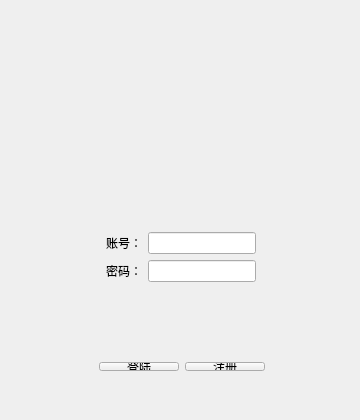
<?xml version="1.0" encoding="UTF-8"?>
<ui version="4.0">
 <class>Widget</class>
 <widget class="QWidget" name="Widget">
  <property name="enabled">
   <bool>true</bool>
  </property>
  <property name="geometry">
   <rect>
    <x>0</x>
    <y>0</y>
    <width>360</width>
    <height>420</height>
   </rect>
  </property>
  <property name="minimumSize">
   <size>
    <width>360</width>
    <height>420</height>
   </size>
  </property>
  <property name="maximumSize">
   <size>
    <width>360</width>
    <height>420</height>
   </size>
  </property>
  <property name="windowTitle">
   <string>Widget</string>
  </property>
  <widget class="QLabel" name="title">
   <property name="geometry">
    <rect>
     <x>20</x>
     <y>70</y>
     <width>321</width>
     <height>51</height>
    </rect>
   </property>
   <property name="font">
    <font>
     <family>Algerian</family>
     <pointsize>22</pointsize>
    </font>
   </property>
   <property name="autoFillBackground">
    <bool>false</bool>
   </property>
   <property name="text">
    <string/>
   </property>
   <property name="pixmap">
    <pixmap resource="resource.qrc">:/resource/Pokemon1.png</pixmap>
   </property>
   <property name="scaledContents">
    <bool>true</bool>
   </property>
  </widget>
  <widget class="QWidget" name="layoutWidget">
   <property name="geometry">
    <rect>
     <x>10</x>
     <y>210</y>
     <width>341</width>
     <height>95</height>
    </rect>
   </property>
   <layout class="QHBoxLayout" name="horizontalLayout">
    <item>
     <spacer name="horizontalSpacer">
      <property name="orientation">
       <enum>Qt::Horizontal</enum>
      </property>
      <property name="sizeHint" stdset="0">
       <size>
        <width>40</width>
        <height>20</height>
       </size>
      </property>
     </spacer>
    </item>
    <item>
     <widget class="QWidget" name="widget" native="true">
      <layout class="QGridLayout" name="gridLayout">
       <item row="1" column="0">
        <widget class="QLabel" name="labelpsw">
         <property name="text">
          <string>密码：</string>
         </property>
        </widget>
       </item>
       <item row="0" column="0">
        <widget class="QLabel" name="labeluser">
         <property name="text">
          <string>账号：</string>
         </property>
        </widget>
       </item>
       <item row="0" column="1">
        <widget class="QLineEdit" name="lineEdituser"/>
       </item>
       <item row="1" column="1">
        <widget class="QLineEdit" name="lineEditpsw"/>
       </item>
      </layout>
     </widget>
    </item>
    <item>
     <spacer name="horizontalSpacer_2">
      <property name="orientation">
       <enum>Qt::Horizontal</enum>
      </property>
      <property name="sizeHint" stdset="0">
       <size>
        <width>40</width>
        <height>20</height>
       </size>
      </property>
     </spacer>
    </item>
   </layout>
  </widget>
  <widget class="QWidget" name="layoutWidget">
   <property name="geometry">
    <rect>
     <x>11</x>
     <y>351</y>
     <width>341</width>
     <height>31</height>
    </rect>
   </property>
   <layout class="QHBoxLayout" name="horizontalLayout_2">
    <item>
     <spacer name="horizontalSpacer_3">
      <property name="orientation">
       <enum>Qt::Horizontal</enum>
      </property>
      <property name="sizeHint" stdset="0">
       <size>
        <width>40</width>
        <height>20</height>
       </size>
      </property>
     </spacer>
    </item>
    <item>
     <widget class="QPushButton" name="login">
      <property name="text">
       <string>登陆</string>
      </property>
     </widget>
    </item>
    <item>
     <widget class="QPushButton" name="signon">
      <property name="text">
       <string>注册</string>
      </property>
     </widget>
    </item>
    <item>
     <spacer name="horizontalSpacer_4">
      <property name="orientation">
       <enum>Qt::Horizontal</enum>
      </property>
      <property name="sizeHint" stdset="0">
       <size>
        <width>40</width>
        <height>20</height>
       </size>
      </property>
     </spacer>
    </item>
   </layout>
  </widget>
 </widget>
 <layoutdefault spacing="6" margin="11"/>
 <resources>
  <include location="resource.qrc"/>
 </resources>
 <connections/>
</ui>
